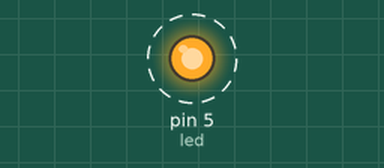
The sketch below on a simulated Arduino Uno, built with avr-gcc and run on an emulated ATmega328P. On the bench: output pins drawn as LEDs (lit = HIGH). Dashed ring = blinking.

Above: at 0.05 s.
Timing chart, 0 to 4.6 s (numbered marks = the images above):
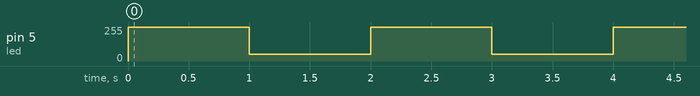

Measured:
- by itself, pin 5 (led): alternates 255/255 for 1.0 s and 50/255 for 1.0 s

The sketch:

BlinkPWM.ino
```cpp
/*
  BlinkPWM sets an LED to Max (255) for one second,
  then Min (50) for one second, repeatedly.
 */

// name our PWM pin:
int led = 5;

void setup() {
  pinMode(led, OUTPUT);  // set pin as output
}

void loop() {
  analogWrite(led, 255); // set LED to Maximum (255)
  delay(1000);           // wait for a second
  analogWrite(led, 50);  // set LED to Minimum (50)
  delay(1000);           // wait for a second
}
// analogWrite accepts values from 0 to 255 (8 bit)
```
